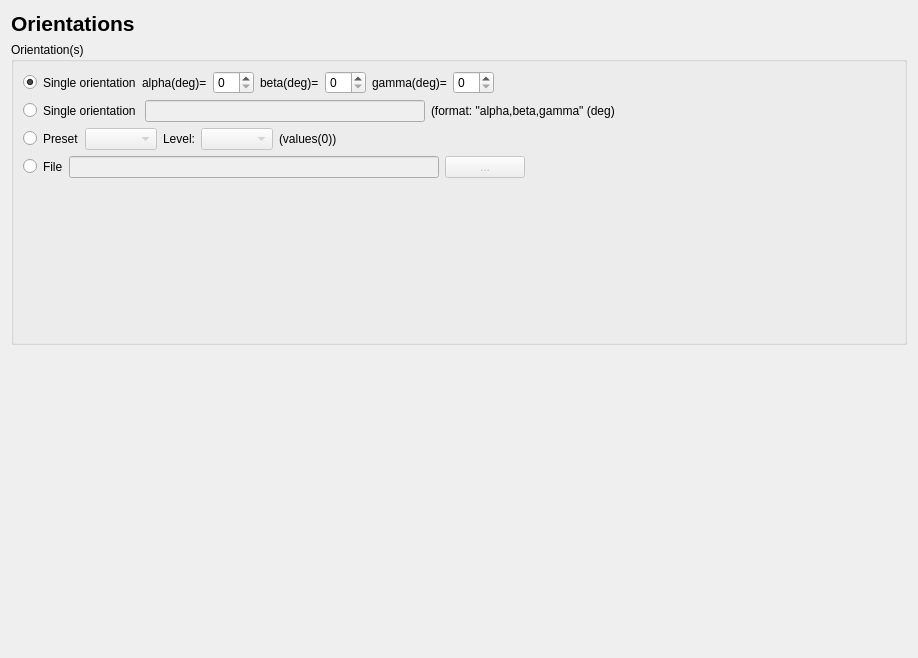
<?xml version="1.0" encoding="UTF-8"?>
<ui version="4.0">
 <class>OrientationPage</class>
 <widget class="QWidget" name="OrientationPage">
  <property name="enabled">
   <bool>true</bool>
  </property>
  <property name="geometry">
   <rect>
    <x>0</x>
    <y>0</y>
    <width>918</width>
    <height>658</height>
   </rect>
  </property>
  <property name="windowTitle">
   <string>Form</string>
  </property>
  <layout class="QVBoxLayout" name="verticalLayout">
   <item>
    <widget class="QLabel" name="label_orientation_page">
     <property name="font">
      <font>
       <pointsize>16</pointsize>
       <weight>75</weight>
       <bold>true</bold>
      </font>
     </property>
     <property name="text">
      <string>Orientations</string>
     </property>
     <property name="alignment">
      <set>Qt::AlignLeading|Qt::AlignLeft|Qt::AlignVCenter</set>
     </property>
    </widget>
   </item>
   <item>
    <widget class="QGroupBox" name="groupBox_orientation">
     <property name="sizePolicy">
      <sizepolicy hsizetype="Preferred" vsizetype="MinimumExpanding">
       <horstretch>0</horstretch>
       <verstretch>0</verstretch>
      </sizepolicy>
     </property>
     <property name="title">
      <string>Orientation(s)</string>
     </property>
     <layout class="QVBoxLayout" name="verticalLayout_2">
      <item>
       <layout class="QHBoxLayout" name="horizontalLayout">
        <item>
         <widget class="QRadioButton" name="radioButton_orientation_single_spinbox">
          <property name="text">
           <string/>
          </property>
          <property name="checked">
           <bool>true</bool>
          </property>
         </widget>
        </item>
        <item>
         <widget class="QLabel" name="label_orientation_1">
          <property name="text">
           <string>Single orientation</string>
          </property>
         </widget>
        </item>
        <item>
         <widget class="QLabel" name="label_orientation_2">
          <property name="text">
           <string>alpha(deg)=</string>
          </property>
         </widget>
        </item>
        <item>
         <widget class="QSpinBox" name="spinBox_orientation_alpha"/>
        </item>
        <item>
         <widget class="QLabel" name="label_orientation_3">
          <property name="text">
           <string>beta(deg)=</string>
          </property>
         </widget>
        </item>
        <item>
         <widget class="QSpinBox" name="spinBox_orientation_beta"/>
        </item>
        <item>
         <widget class="QLabel" name="label_orientation_4">
          <property name="text">
           <string>gamma(deg)=</string>
          </property>
         </widget>
        </item>
        <item>
         <widget class="QSpinBox" name="spinBox_orientation_gamma"/>
        </item>
        <item>
         <spacer name="horizontalSpacer">
          <property name="orientation">
           <enum>Qt::Horizontal</enum>
          </property>
          <property name="sizeHint" stdset="0">
           <size>
            <width>40</width>
            <height>20</height>
           </size>
          </property>
         </spacer>
        </item>
       </layout>
      </item>
      <item>
       <layout class="QHBoxLayout" name="horizontalLayout_2">
        <item>
         <widget class="QRadioButton" name="radioButton_orientation_single_linedit">
          <property name="text">
           <string/>
          </property>
          <property name="checked">
           <bool>false</bool>
          </property>
         </widget>
        </item>
        <item>
         <widget class="QLabel" name="label_orientation_5">
          <property name="text">
           <string>Single orientation </string>
          </property>
         </widget>
        </item>
        <item>
         <widget class="QLineEdit" name="lineEdit_orientation_single">
          <property name="enabled">
           <bool>false</bool>
          </property>
          <property name="minimumSize">
           <size>
            <width>200</width>
            <height>0</height>
           </size>
          </property>
          <property name="inputMask">
           <string/>
          </property>
          <property name="text">
           <string/>
          </property>
          <property name="readOnly">
           <bool>false</bool>
          </property>
         </widget>
        </item>
        <item>
         <widget class="QLabel" name="label">
          <property name="text">
           <string>(format: &quot;alpha,beta,gamma&quot; (deg)</string>
          </property>
         </widget>
        </item>
        <item>
         <spacer name="horizontalSpacer_2">
          <property name="orientation">
           <enum>Qt::Horizontal</enum>
          </property>
          <property name="sizeHint" stdset="0">
           <size>
            <width>40</width>
            <height>20</height>
           </size>
          </property>
         </spacer>
        </item>
       </layout>
      </item>
      <item>
       <layout class="QHBoxLayout" name="horizontalLayout_3">
        <item>
         <widget class="QRadioButton" name="radioButton_orientation_preset">
          <property name="text">
           <string/>
          </property>
         </widget>
        </item>
        <item>
         <widget class="QLabel" name="label_orientation_6">
          <property name="text">
           <string>Preset</string>
          </property>
         </widget>
        </item>
        <item>
         <widget class="QComboBox" name="comboBox_orientationpresets">
          <property name="enabled">
           <bool>false</bool>
          </property>
         </widget>
        </item>
        <item>
         <widget class="QLabel" name="label_2">
          <property name="text">
           <string>Level:</string>
          </property>
         </widget>
        </item>
        <item>
         <widget class="QComboBox" name="comboBox_orientation_level">
          <property name="enabled">
           <bool>false</bool>
          </property>
         </widget>
        </item>
        <item>
         <widget class="QLabel" name="label_orientation_values">
          <property name="text">
           <string>(values(0))</string>
          </property>
         </widget>
        </item>
        <item>
         <spacer name="horizontalSpacer_3">
          <property name="orientation">
           <enum>Qt::Horizontal</enum>
          </property>
          <property name="sizeHint" stdset="0">
           <size>
            <width>40</width>
            <height>20</height>
           </size>
          </property>
         </spacer>
        </item>
       </layout>
      </item>
      <item>
       <layout class="QHBoxLayout" name="horizontalLayout_4">
        <item>
         <widget class="QRadioButton" name="radioButton_orientation_from_file">
          <property name="text">
           <string/>
          </property>
         </widget>
        </item>
        <item>
         <widget class="QLabel" name="label_orientation_7">
          <property name="text">
           <string>File</string>
          </property>
         </widget>
        </item>
        <item>
         <widget class="QLineEdit" name="lineEdit_orientation_file">
          <property name="enabled">
           <bool>false</bool>
          </property>
         </widget>
        </item>
        <item>
         <widget class="QPushButton" name="pushButton">
          <property name="enabled">
           <bool>false</bool>
          </property>
          <property name="text">
           <string>...</string>
          </property>
         </widget>
        </item>
        <item>
         <spacer name="horizontalSpacer_4">
          <property name="orientation">
           <enum>Qt::Horizontal</enum>
          </property>
          <property name="sizeHint" stdset="0">
           <size>
            <width>40</width>
            <height>20</height>
           </size>
          </property>
         </spacer>
        </item>
       </layout>
      </item>
      <item>
       <spacer name="verticalSpacer_2">
        <property name="orientation">
         <enum>Qt::Vertical</enum>
        </property>
        <property name="sizeHint" stdset="0">
         <size>
          <width>20</width>
          <height>40</height>
         </size>
        </property>
       </spacer>
      </item>
     </layout>
    </widget>
   </item>
   <item>
    <spacer name="verticalSpacer">
     <property name="orientation">
      <enum>Qt::Vertical</enum>
     </property>
     <property name="sizeHint" stdset="0">
      <size>
       <width>20</width>
       <height>40</height>
      </size>
     </property>
    </spacer>
   </item>
  </layout>
 </widget>
 <resources/>
 <connections>
  <connection>
   <sender>radioButton_orientation_preset</sender>
   <signal>toggled(bool)</signal>
   <receiver>comboBox_orientationpresets</receiver>
   <slot>setEnabled(bool)</slot>
   <hints>
    <hint type="sourcelabel">
     <x>35</x>
     <y>152</y>
    </hint>
    <hint type="destinationlabel">
     <x>164</x>
     <y>156</y>
    </hint>
   </hints>
  </connection>
  <connection>
   <sender>radioButton_orientation_from_file</sender>
   <signal>toggled(bool)</signal>
   <receiver>lineEdit_orientation_file</receiver>
   <slot>setEnabled(bool)</slot>
   <hints>
    <hint type="sourcelabel">
     <x>35</x>
     <y>183</y>
    </hint>
    <hint type="destinationlabel">
     <x>436</x>
     <y>187</y>
    </hint>
   </hints>
  </connection>
  <connection>
   <sender>radioButton_orientation_single_linedit</sender>
   <signal>toggled(bool)</signal>
   <receiver>lineEdit_orientation_single</receiver>
   <slot>setEnabled(bool)</slot>
   <hints>
    <hint type="sourcelabel">
     <x>35</x>
     <y>121</y>
    </hint>
    <hint type="destinationlabel">
     <x>414</x>
     <y>125</y>
    </hint>
   </hints>
  </connection>
  <connection>
   <sender>radioButton_orientation_from_file</sender>
   <signal>toggled(bool)</signal>
   <receiver>pushButton</receiver>
   <slot>setEnabled(bool)</slot>
   <hints>
    <hint type="sourcelabel">
     <x>35</x>
     <y>183</y>
    </hint>
    <hint type="destinationlabel">
     <x>522</x>
     <y>187</y>
    </hint>
   </hints>
  </connection>
  <connection>
   <sender>radioButton_orientation_single_spinbox</sender>
   <signal>toggled(bool)</signal>
   <receiver>spinBox_orientation_alpha</receiver>
   <slot>setEnabled(bool)</slot>
   <hints>
    <hint type="sourcelabel">
     <x>35</x>
     <y>89</y>
    </hint>
    <hint type="destinationlabel">
     <x>283</x>
     <y>94</y>
    </hint>
   </hints>
  </connection>
  <connection>
   <sender>radioButton_orientation_single_spinbox</sender>
   <signal>toggled(bool)</signal>
   <receiver>spinBox_orientation_beta</receiver>
   <slot>setEnabled(bool)</slot>
   <hints>
    <hint type="sourcelabel">
     <x>35</x>
     <y>89</y>
    </hint>
    <hint type="destinationlabel">
     <x>412</x>
     <y>94</y>
    </hint>
   </hints>
  </connection>
  <connection>
   <sender>radioButton_orientation_single_spinbox</sender>
   <signal>toggled(bool)</signal>
   <receiver>spinBox_orientation_gamma</receiver>
   <slot>setEnabled(bool)</slot>
   <hints>
    <hint type="sourcelabel">
     <x>35</x>
     <y>89</y>
    </hint>
    <hint type="destinationlabel">
     <x>559</x>
     <y>94</y>
    </hint>
   </hints>
  </connection>
 </connections>
</ui>
